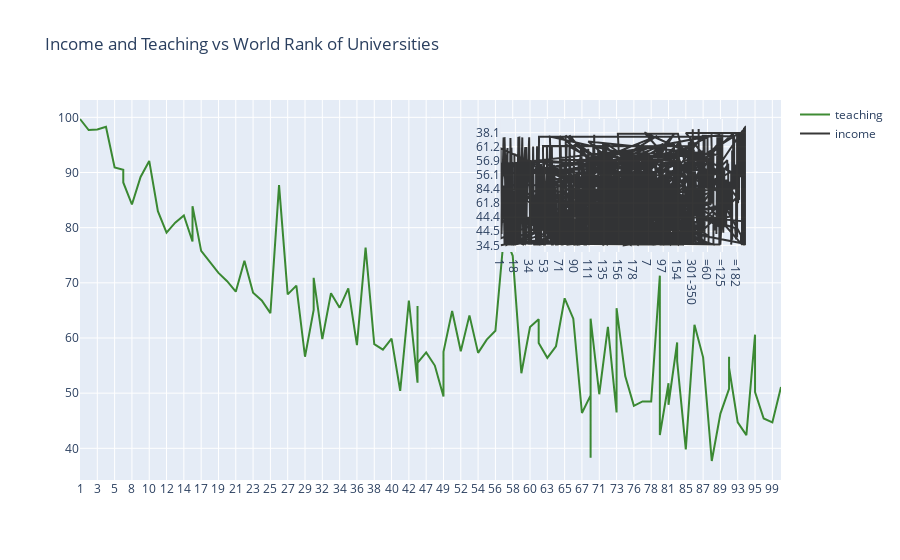

Notebook code for this chart:
### Code cell
df100=dataSet.iloc[:100, :]
# 主图trace对象
trace0 = go.Scatter(
    x=df100['world_rank'],
    y=df100['teaching'],
    name='teaching',
    marker=dict(color='rgba(16,112,2,0.8)')
)
trace1=go.Scatter(
    x=dataSet['world_rank'],
    y=dataSet['income'],
    xaxis='x2',
    yaxis='y2',
    name='income',
    marker=dict(color='rgba(6,6,6,.8)')
)

data = go.Data([trace0, trace1])
layout=go.Layout(
    xaxis2=dict(
        domain=[0.6, 0.95],
        anchor='y2'
    ),
    yaxis2=dict(
        domain=[0.6, 0.95],
        anchor='x2'
    ),
    title='Income and Teaching vs World Rank of Universities'
)

fig=go.Figure(data=data, layout=layout)
py.offline.iplot(fig)

### Figure 1 — Plotly figure (JSON) as saved in the notebook; plotly's stock layout.template omitted (floating-point values rounded to 4 significant figures; data arrays with more than 128 entries replaced by an {"elided": "..."} marker saying what was removed)
{"data": [{"marker": {"color": "rgba(16,112,2,0.8)"}, "name": "teaching", "type": "scatter", "x": ["1", "2", "3", "4", "5", "6", "6", "8", "9", "10", "11", "12", "13", "14", "15", "15", "17", "18", "19", "20", "21", "22", "23", "24", "25", "26", "27", "28", "29", "30", "30", "32", "33", "34", "35", "36", "37", "38", "39", "40", "41", "42", "43", "43", "43", "43", "47", "48", "49", "49", "51", "52", "53", "54", "55", "56", "57", "58", "59", "60", "61", "61", "63", "64", "65", "66", "67", "68", "68", "68", "71", "72", "73", "73", "75", "76", "77", "78", "79", "79", "81", "81", "83", "83", "85", "86", "87", "88", "89", "90", "90", "90", "93", "94", "95", "95", "95", "98", "99", "100"], "y": [99.7, 97.7, 97.8, 98.3, 90.9, 90.5, 88.2, 84.2, 89.2, 92.1, 83, 79.1, 80.9, 82.2, 77.5, 83.9, 75.8, 73.8, 71.8, 70.3, 68.4, 74, 68.2, 66.8, 64.5, 87.7, 67.9, 69.5, 56.6, 65.1, 70.9, 59.8, 68.1, 65.5, 69, 58.7, 76.4, 58.9, 57.9, 59.9, 50.4, 66.8, 51.9, 65.8, 57.3, 55.5, 57.4, 55, 49.4, 57.5, 64.9, 57.6, 64.1, 57.3, 59.7, 61.3, 78.9, 74.9, 53.6, 62, 63.4, 59.1, 56.4, 58.5, 67.2, 63.5, 46.4, 49.6, 38.3, 63.5, 49.8, 62, 46.5, 65.4, 53.1, 47.7, 48.5, 48.5, 71.3, 42.4, 51.8, 47.9, 59.2, 55.8, 39.8, 62.4, 56.5, 37.7, 46.3, 50.8, 56.6, 54.6, 44.7, 42.4, 60.6, 52.4, 50.2, 45.4, 44.7, 51.1]}, {"marker": {"color": "rgba(6,6,6,.8)"}, "name": "income", "type": "scatter", "x": {"elided": "2603 str values"}, "xaxis": "x2", "y": {"elided": "2603 str values"}, "yaxis": "y2"}], "layout": {"title": {"text": "Income and Teaching vs World Rank of Universities"}, "xaxis2": {"anchor": "y2", "domain": [0.6, 0.95]}, "yaxis2": {"anchor": "x2", "domain": [0.6, 0.95]}}}
